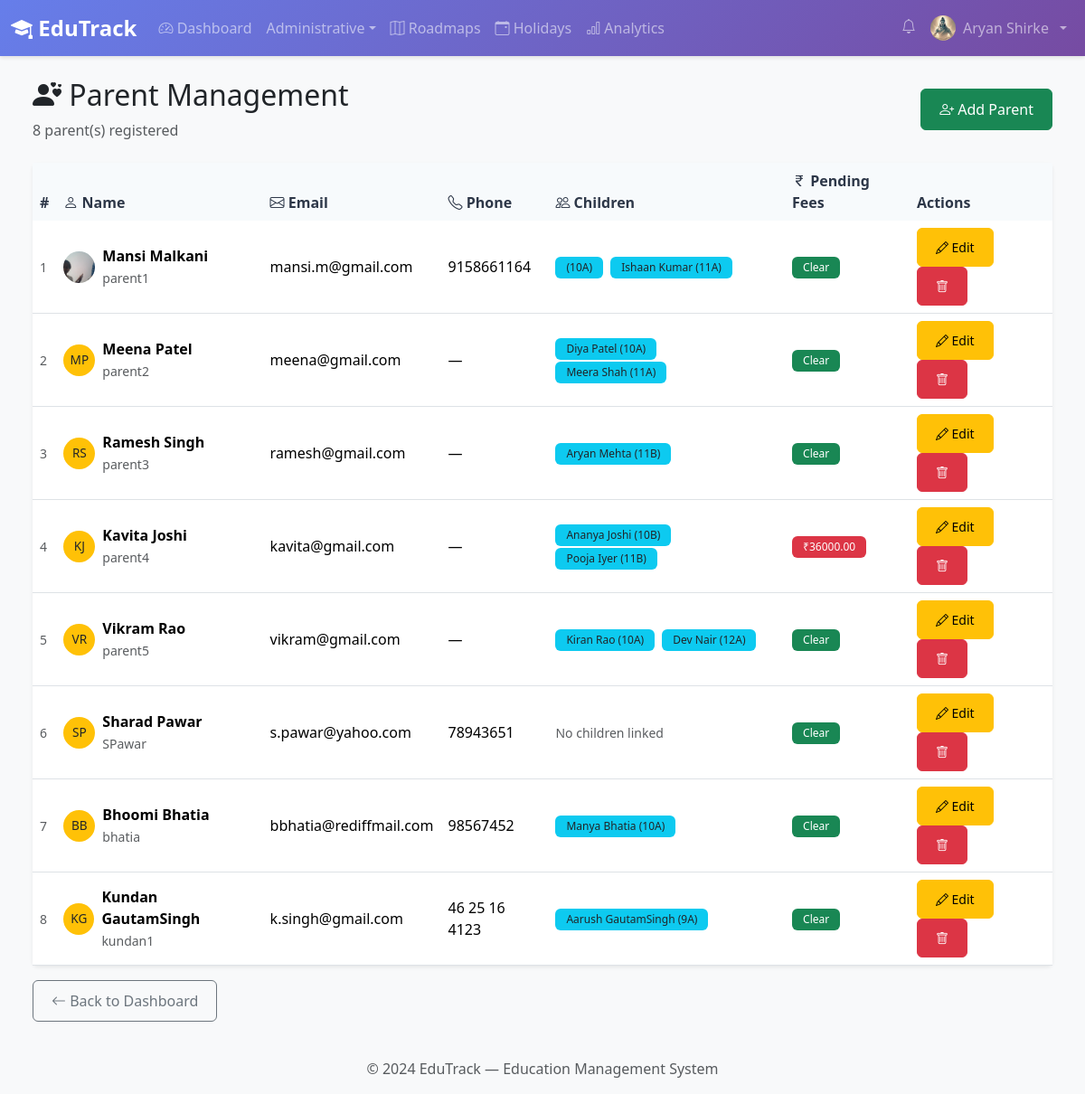
/admin-panel/parents/ (signed in), run on the app's committed database.
### core/models.py (models this page shows, shortened)
class UserProfile(models.Model):
    ROLE_CHOICES = [
        ('admin', 'Administrator'),
        ('teacher', 'Teacher'),
        ('student', 'Student'),
        ('parent', 'Parent'),
    ]
    user = models.OneToOneField(
        User,
        on_delete=models.CASCADE,
        related_name='profile'
    )
    role = models.CharField(
        max_length=20,
        choices=ROLE_CHOICES,
        default='student'
    )
    phone_number = models.CharField(
        max_length=15,
        blank=True,
        help_text='Contact phone number'
    )
    profile_photo = models.ImageField(
        upload_to='profile_photos/',
        null=True,
        blank=True,
        validators=[validate_image_extension],
        help_text='Profile picture (JPG, PNG, GIF)'
    )
    date_of_birth = models.DateField(null=True, blank=True)
    address = models.TextField(blank=True, help_text='Residential address')
    pending_amount = models.DecimalField(
        max_digits=10,
        decimal_places=2,
        default=0.00,
        help_text='Running total of unpaid/overdue fees (auto-updated)'
    )
    created_at = models.DateTimeField(auto_now_add=True)
    updated_at = models.DateTimeField(auto_now=True)
    class Meta:
        verbose_name = 'User Profile'
        verbose_name_plural = 'User Profiles'
        ordering = ['user__first_name', 'user__last_name']

class Student(models.Model):
    user = models.OneToOneField(
        User,
        on_delete=models.CASCADE,
        related_name='student'
    )
    roll_number = models.CharField(
        max_length=20,
        unique=True,
        blank=True,
        default='',
    )
    grade = models.CharField(max_length=10, help_text='Current grade/class')
    section = models.CharField(max_length=5, help_text='Section (A, B, C, etc.)')
    parent = models.ForeignKey(
        User,
        on_delete=models.SET_NULL,
        null=True,
        blank=True,
        related_name='children',
        limit_choices_to={'profile__role': 'parent'},
        help_text='Parent/Guardian'
    )
    admission_date = models.DateField(default=date.today)
    phone_number = models.CharField(
        max_length=15,
        help_text='Student contact phone number e.g. 9187263541'
    )
    address = models.TextField(
        help_text='Student residential address e.g. Viman Nagar, Pune'
    )
    is_active = models.BooleanField(default=True)
    blood_group = models.CharField(max_length=5, blank=True)
    medical_conditions = models.TextField(blank=True)
    created_at = models.DateTimeField(auto_now_add=True)
    updated_at = models.DateTimeField(auto_now=True)
    class Meta:
        verbose_name = 'Student'
        verbose_name_plural = 'Students'
        ordering = ['grade', 'section', 'roll_number']
        indexes = [
            models.Index(fields=['grade', 'section']),
            models.Index(fields=['roll_number']),
        ]

### core/views.py (the view)
# urls.py: path('admin-panel/parents/', ParentListView.as_view(), name='parent_list'),
class ParentListView(LoginRequiredMixin, AdminRequiredMixin, ListView):
    model = User
    template_name = 'admin/parent_list.html'
    context_object_name = 'parents'
    paginate_by = 20
    def get_queryset(self):
        return User.objects.filter(profile__role='parent').select_related('profile')

### core/views.py (called while the page is built)
    def test_func(self):
        return (
            self.request.user.is_superuser or
            (hasattr(self.request.user, 'profile') and
             self.request.user.profile.role == 'admin')
        )

### templates/admin/parent_list.html (shortened to what this page needs)
{% extends 'base.html' %}
{% block content %}
<div class="container-fluid">
  <div class="d-flex justify-content-between align-items-center mb-4">
    <div>
      <h2><i class="bi bi-person-hearts"></i> Parent Management</h2>
      <p class="text-muted mb-0">{{ parents|length }} parent(s) registered</p>
    </div>
    <a href="{% url 'parent_add' %}" class="btn btn-success">
      <i class="bi bi-person-plus"></i> Add Parent
    </a>
  </div>
  <div class="card shadow-sm">
    <div class="card-body p-0">
      <div class="table-responsive">
        <table class="table table-hover align-middle mb-0">
          <thead class="table-dark">
            <tr>
              <th>#</th>
              <th><i class="bi bi-person"></i> Name</th>
              <th><i class="bi bi-envelope"></i> Email</th>
              <th><i class="bi bi-telephone"></i> Phone</th>
              <th><i class="bi bi-people"></i> Children</th>
              <th><i class="bi bi-currency-rupee"></i> Pending Fees</th>
              <th>Actions</th>
            </tr>
          </thead>
          <tbody>
            {% for parent in parents %}
            <tr>
              <td class="text-muted small">{{ forloop.counter }}</td>
              <td>
                <div class="d-flex align-items-center gap-2">
                  {% if parent.profile.profile_photo %}
                    <img src="{{ parent.profile.profile_photo.url }}" class="rounded-circle" width="35" height="35" style="object-fit:cover;">
                  {% else %}
                    <div class="rounded-circle bg-warning d-flex align-items-center justify-content-center text-dark" style="width:35px;height:35px;font-size:0.85rem;">
                      {{ parent.first_name|first }}{{ parent.last_name|first }}
                    </div>
                  {% endif %}
                  <div>
                    <div class="fw-semibold">{{ parent.get_full_name }}</div>
                    <small class="text-muted">{{ parent.username }}</small>
                  </div>
                </div>
              </td>
              <td>{{ parent.email }}</td>
              <td>{{ parent.profile.phone_number|default:"—" }}</td>
              <td>
                {% for child in parent.children.all %}
                  <span class="badge bg-info text-dark me-1">
                    {{ child.user.get_full_name }} ({{ child.grade }}{{ child.section }})
                  </span>
                {% empty %}
                  <span class="text-muted small">No children linked</span>
                {% endfor %}
              </td>
              <td>
                {% if parent.profile.pending_amount > 0 %}
                  <span class="badge bg-danger">
                    ₹{{ parent.profile.pending_amount|floatformat:2 }}
                  </span>
                {% else %}
                  <span class="badge bg-success">Clear</span>
                {% endif %}
              </td>
              <td>
                <a href="{% url 'parent_edit' parent.pk %}" class="btn btn-sm btn-warning me-1" title="Edit">
                  <i class="bi bi-pencil"></i> Edit
                </a>
                <a href="{% url 'parent_delete' parent.pk %}" class="btn btn-sm btn-danger" title="Delete">
                  <i class="bi bi-trash"></i>
                </a>
              </td>
            </tr>
            {% endfor %}
          </tbody>
        </table>
      </div>
    </div>
  </div>
  <div class="mt-3">
    <a href="{% url 'admin_dashboard' %}" class="btn btn-outline-secondary">
      <i class="bi bi-arrow-left"></i> Back to Dashboard
    </a>
  </div>
</div>
{% endblock %}

### templates/base.html (shortened to what this page needs)
{% load static %}
<!DOCTYPE html>
<html lang="en">
<head>
  <link href="https://cdn.jsdelivr.net/npm/bootstrap@5.3.2/dist/css/bootstrap.min.css" rel="stylesheet">
  <link rel="stylesheet" href="https://cdn.jsdelivr.net/npm/bootstrap-icons@1.11.1/font/bootstrap-icons.css">
  <link rel="stylesheet" href="{% static 'css/style.css' %}">
</head>
<body>
  {% if user.is_authenticated %}
  <nav class="navbar navbar-expand-lg navbar-dark" style="background: linear-gradient(135deg,#667eea,#764ba2)">
    <div class="container-fluid">
      <a class="navbar-brand fw-bold" href="{% url 'dashboard' %}">
        <i class="bi bi-mortarboard-fill"></i> EduTrack
      </a>
      <div class="collapse navbar-collapse" id="navbarNav">
        <ul class="navbar-nav me-auto">
          {% if user.profile.role == 'admin' or user.is_superuser %}
          <li class="nav-item"><a class="nav-link" href="{% url 'admin_dashboard' %}"><i class="bi bi-speedometer2"></i> Dashboard</a></li>
          <li class="nav-item dropdown">
            <a class="nav-link dropdown-toggle" href="#" data-bs-toggle="dropdown">Administrative</a>
          </li>
          <li class="nav-item"><a class="nav-link" href="{% url 'all_roadmaps' %}"><i class="bi bi-map"></i> Roadmaps</a></li>
          <li class="nav-item"><a class="nav-link" href="{% url 'holiday_list' %}"><i class="bi bi-calendar-event"></i> Holidays</a></li>
          <li class="nav-item"><a class="nav-link" href="{% url 'admin_analytics' %}"><i class="bi bi-bar-chart"></i> Analytics</a></li>
          {% elif user.profile.role == 'parent' %}
          <li class="nav-item"><a class="nav-link" href="{% url 'parent_dashboard' %}">Dashboard</a></li>
          <li class="nav-item"><a class="nav-link" href="{% url 'public_roadmaps' %}">Roadmaps</a></li>
          <li class="nav-item"><a class="nav-link" href="{% url 'parent_feedback' %}">Feedback</a></li>
          {% endif %}
        </ul>
        <ul class="navbar-nav">
          <li class="nav-item">
            <a class="nav-link position-relative" {% if request.user.profile.role == 'admin' %}
							href="{% url 'admin_notifications' %}"
						{% else %}
							href="{% url 'notifications' %}"
						{% endif %}>
              <i class="bi bi-bell"></i>
            </a>
          </li>
          <li class="nav-item dropdown">
            <a class="nav-link dropdown-toggle d-flex align-items-center gap-2" href="#" data-bs-toggle="dropdown">
              {% if user.profile.profile_photo %}
                <img src="{{ user.profile.profile_photo.url }}" class="rounded-circle" width="28" height="28" style="object-fit:cover;">
              {% else %}
                <i class="bi bi-person-circle"></i>
              {% endif %}
              {{ user.get_full_name|default:user.username }}
            </a>
          </li>
        </ul>
      </div>
    </div>
  </nav>
  {% endif %}
  <div class="container-fluid py-4 px-4">
    {% block content %}{% endblock %}
  </div>
  <footer class="footer mt-auto py-3 bg-light">
    <div class="container text-center">
      <span class="text-muted">© 2024 EduTrack — Education Management System</span>
    </div>
  </footer>
</body>
</html>

### static/css/style.css (style rules this page uses)
:root { --primary-color: #667eea; --secondary-color: #764ba2; --success-color: #48bb78; --danger-color: #f56565; --warning-color: #ed8936; --info-color: #4299e1; --dark-color: #2d3748; --light-color: #f7fafc; }
body { font-family: 'Segoe UI', Tahoma, Geneva, Verdana, sans-serif; background-color: #f8f9fa; }
.navbar-brand { font-weight: 700; font-size: 1.5rem; }
.navbar { box-shadow: 0 2px 4px rgba(0,0,0,.1); }
.card { border: none; box-shadow: 0 2px 8px rgba(0,0,0,.1); transition: transform 0.2s, box-shadow 0.2s; }
.btn { border-radius: 6px; font-weight: 500; padding: 10px 20px; transition: all 0.3s; }
.table { background: white; }
.table thead th { background-color: var(--light-color); color: var(--dark-color); font-weight: 600; border: none; }
.badge { padding: 6px 12px; font-weight: 500; border-radius: 6px; }
.footer { margin-top: 50px; padding: 20px 0; background-color: var(--light-color); text-align: center; color: #718096; }

### data on the page
Student: grade "10", section "A"
Student: user.get_full_name "Ishaan Kumar", grade "11", section "A"
Student: user.get_full_name "Diya Patel", grade "10", section "A"
Student: user.get_full_name "Meera Shah", grade "11", section "A"
Student: user.get_full_name "Aryan Mehta", grade "11", section "B"
Student: user.get_full_name "Ananya Joshi", grade "10", section "B"
Student: user.get_full_name "Pooja Iyer", grade "11", section "B"
Student: user.get_full_name "Kiran Rao", grade "10", section "A"
Student: user.get_full_name "Dev Nair", grade "12", section "A"
Student: user.get_full_name "Manya Bhatia", grade "10", section "A"
Student: user.get_full_name "Aarush GautamSingh", grade "9", section "A"

### other printed values
{{ user.get_full_name|default:user.username }} "Aryan Shirke"
{{ parents|length }} "8"
{{ parent.get_full_name }} "Mansi Malkani"
{{ parent.username }} "parent1"
{{ parent.email }} "mansi.m@gmail.com"
{{ parent.profile.phone_number|default:"—" }} "9158661164"
{{ parent.first_name|first }} "M"
{{ parent.last_name|first }} "P"
{{ parent.get_full_name }} "Meena Patel"
{{ parent.username }} "parent2"
{{ parent.email }} "meena@gmail.com"
{{ parent.profile.phone_number|default:"—" }} "—"
{{ parent.first_name|first }} "R"
{{ parent.last_name|first }} "S"
{{ parent.get_full_name }} "Ramesh Singh"
